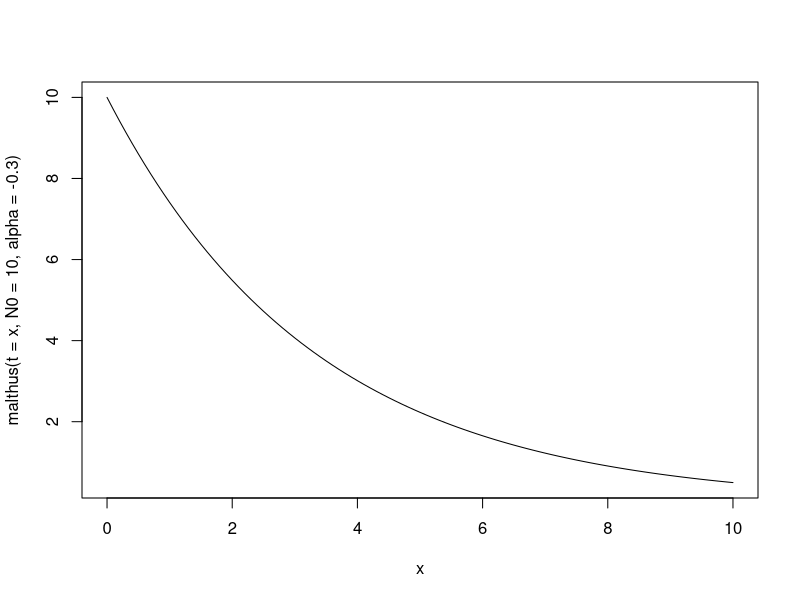
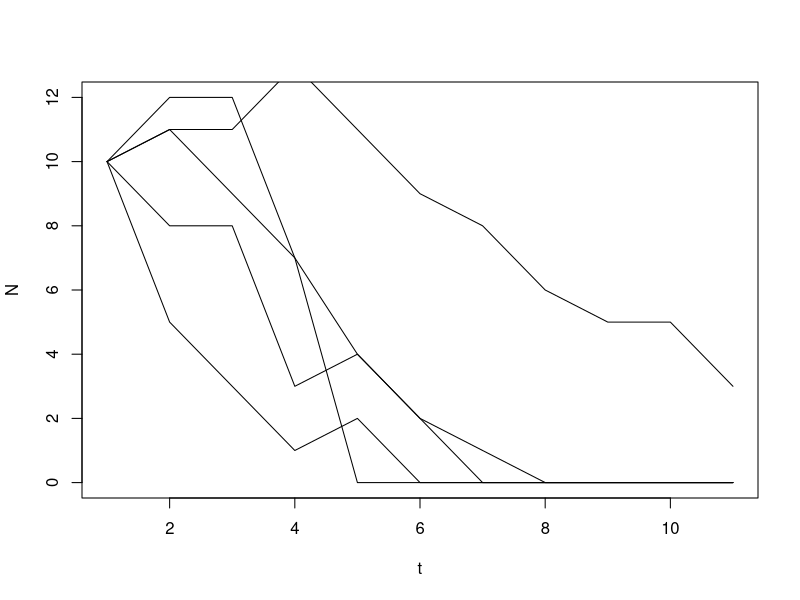
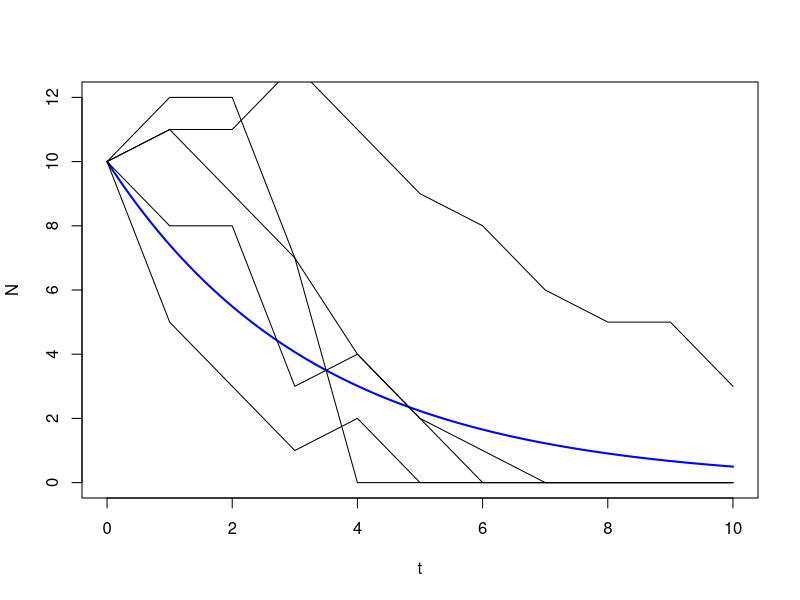

These figures' R source, in order:
## ---- chunk 1
knitr::opts_chunk$set(echo = FALSE)
library(ggplot2)
## ---- chunk 2
malthus <- function(t, N0, alpha) {
Nt <- N0 * exp(alpha*t)
return(Nt)}

# Vous pouvez jouer avec le paramètre alpha
# Pour reproduire les figures du cours, alpha prendra les valeurs 0.5, 0, ou -0.3
curve(malthus(t = x, N0 = 10, alpha = -0.3), from = 0, to = 10)
## ---- chunk 3
Nt2 <- function(Nt1, lambda, p) {
  # Nombre total d'arbres (à mettre à jour)
  N <- Nt1
  # nombre de nouveaux arbres: Poisson
  N_nouveaux <- sum(rpois(Nt1, lambda))
  # mise à jour du nombre d'arbres avec les nouveaux
  N <- N + N_nouveaux
  # nombre d'arbres morts: Binomale
  N_morts <- rbinom(1, N, p)
  # mise à jour du nombre d'arbres en enlevant les morts
  N <- N - N_morts
  return(N)
}
## ---- chunk 4
# On stocke les valeurs de N dans un vecteur
N <- rep(10, 10)
# On calcule la valeur de N pour chaque pas de temps, en fonction de la valeurs de N au pas de temps précédent
for (t in 2:10){
  N[t] <- Nt2(Nt1 = N[t-1], lambda = 1, p = 0.6)
}

N
## ---- chunk 5
N <- matrix(10, 11, 20)
# On reprend le code précédent et on le répète.
for (rep in 1:20){
    for (t in 2:11){
    N[t,rep] <- Nt2(Nt1 = N[t-1,rep], lambda = 1, p = 0.6)
  }
}
## ---- chunk 6
plot(N[,1], type='l', ylim = c(0,12), ylab = 'N', xlab = "t")
for (rep in 2:5)
{
  lines(N[,rep])
}
## ---- chunk 7
curve(malthus(t = x, N0 = 10, alpha = -0.3), from = 0, to = 10, ylim=c(0,12), col = 'blue', lwd=2, xlab = "t", ylab = "N")
for (rep in 1:5)
{
  lines(0:10,N[,rep])
}
